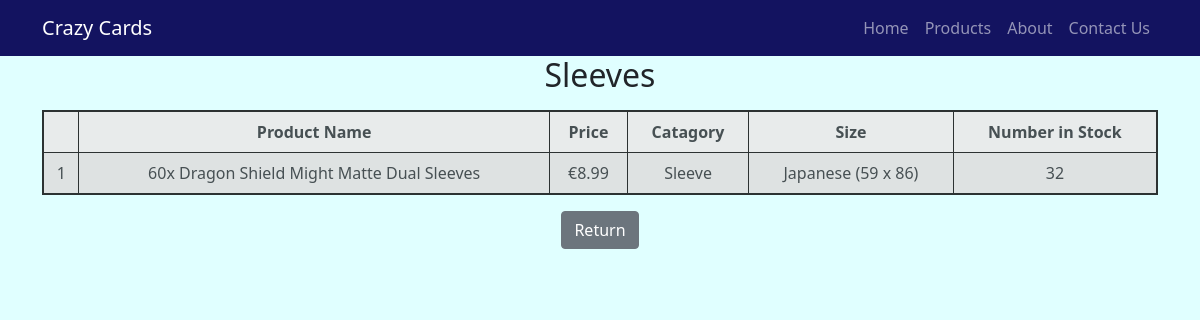
Page /products.php?type=Sleeve on the committed database.
### tables this page shows
CREATE TABLE `products` (
`productId` INT(12) NOT NULL AUTO_INCREMENT,
`productName` VARCHAR(50) NOT NULL,
`productPrice` DECIMAL(10, 2) NOT NULL,
`productCatagory` VARCHAR(50) NOT NULL,
`noInStock` INT(10) NOT NULL,
`dateAdded` DATE NOT NULL,
PRIMARY KEY(`productId`)
);

CREATE TABLE `sleeveTypes`(
    `sleeveTypeId` INT(12) NOT NULL AUTO_INCREMENT,
    `sleeveSizeName` VARCHAR(30) NOT NULL,
    `width` INT(5) NOT NULL,   
    `height` INT(5) NOT NULL,
    PRIMARY KEY(`sleeveTypeId`) 
);

### includes/sleevesTable.php (the view, shortened to what this page needs)
<?php
  require_once('db.php');
  $catagory = $_GET['type'] ?? null;
  $query = "SELECT * FROM `products` p, `sleeves/sizes` ss, `sleevetypes` st WHERE p.productId = ss.productId AND ss.sleeveTypeId = st.sleeveTypeId;";
  $statement = $db->prepare($query);
  $statement->execute();
  $products = $statement->fetchAll();
?>
<h2 class="title"><?php
      switch($catagory){
        case "Sleeve": $title = "Sleeves"; break;
      }
      echo $title
    ?></h2>
    <table id="products-table" class="table table-bordered table-striped">
      <thead>
        <th scope="col"></th>
        <th scope="col">Product Name</th>
        <th scope="col">Price</th>
        <th scope="col">Catagory</th>
        <th scope="col">Size</th>
        <th scope="col">Number in Stock</th>
      </thead>
      <tbody class="table-group-divider">
        <?php
          $productCount = 1;
          foreach($products as $product){
            echo '
              <tr>
                <td scope="col">'. $productCount .'</td>
                <td scope="col">'. $product['productName'] .'</td>
                <td scope="col"> €'. $product['productPrice'] .'</td>
                <td scope="col">'. $product['productCatagory'] .'</td>
                <td scope="col">'. $product['sleeveSizeName'] . " (" . $product['width'] . " x " . $product['height'] . ")" .'</td>
                <td scope="col">'. $product['noInStock'] .'</td>
              </tr>
            ';
            $productCount++;
          }
        ?>
      </tbody>
    </table>

### css/mystyle.css (style rules this page uses)
body { background-color: rgb(224, 255, 255); }
#products-table { opacity: 80%; margin-top: 1em; background-color: rgb(234, 231, 231); border: 2px black solid; }

### rows in the picture
sleeves/sizes: productId.productName "60x Dragon Shield Might Matte Dual Sleeves", productId.productPrice "8.99", productId.productCatagory "Sleeve", sleeveTypeId.sleeveSizeName "Japanese", sleeveTypeId.width "59", sleeveTypeId.height "86", productId.noInStock "32"

### other values in the picture
$title "Sleeves"
